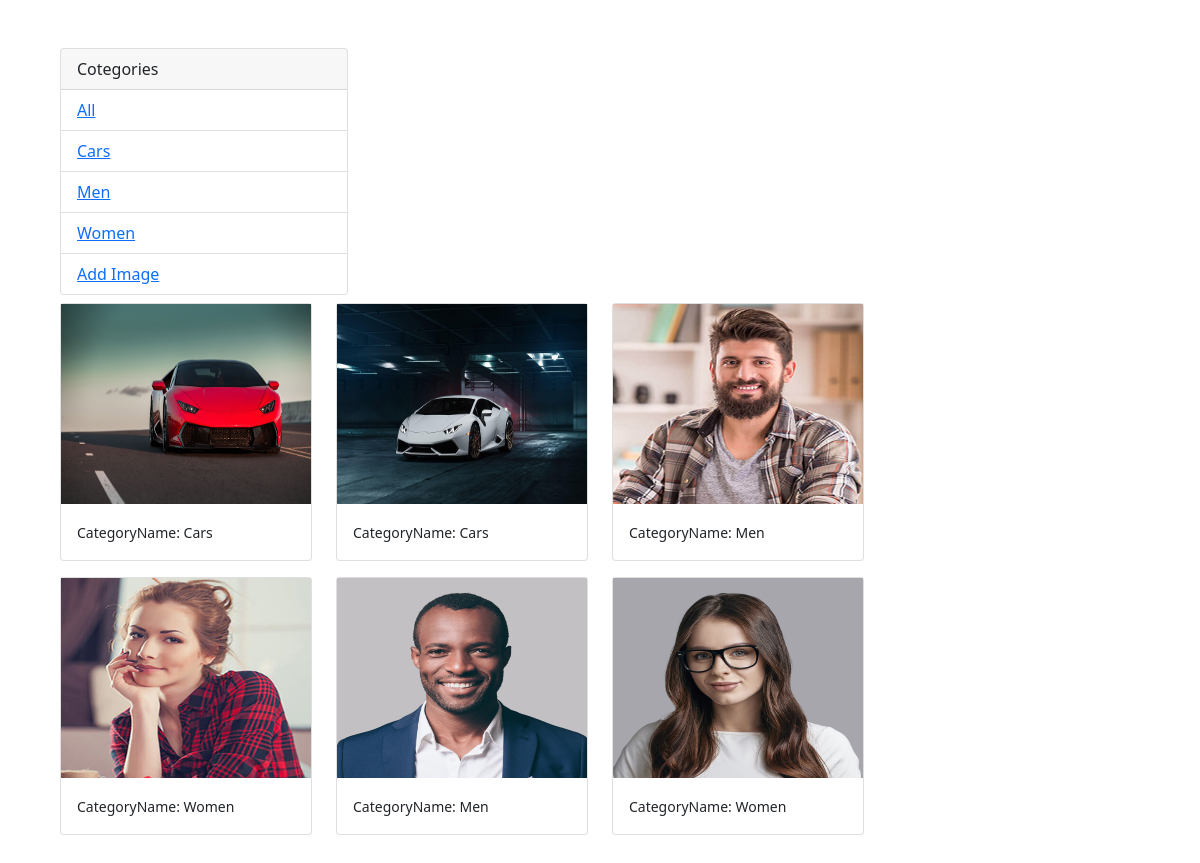
The page / on the database its author committed.
### uploadimage/models.py (models this page shows, shortened)
class Category(models.Model):
    name = models.CharField(max_length=100, null=False, blank=False)

class Photo(models.Model):
    category = models.ForeignKey(Category, on_delete=models.SET_NULL, null=True,blank=False)
    image = models.ImageField(upload_to="photos",null=False, blank=False)

### uploadimage/views.py (the view)
# urls.py: path('', index, name='home'),
def index(request):
    category = request.GET.get('category')
    if category ==None:
        photos = Photo.objects.all()
    else:
        photos = Photo.objects.filter(category__name = category )
    category = Category.objects.all()
    context = {'cat':category, "photos":photos}
    return render(request, "index.html", context)

### templates/index.html (shortened to what this page needs)
<!DOCTYPE html>
<html lang="en">
<head>
<link href="https://cdn.jsdelivr.net/npm/bootstrap@5.0.0-beta2/dist/css/bootstrap.min.css" rel="stylesheet">
</head>
<body class="m-5">
<div class="container">
    <div class="row">
        <div class="col-md">
            <div class="card" style="width: 18rem;">
              <div class="card-header">
                Cotegories
              </div>
              <ul class="list-group list-group-flush">
                  <li class="list-group-item">
                      <a href="{% url 'home'%}">All</a></li>
                  {% for cat in cat %}
                  <li class="list-group-item">
                      <a href="{% url 'home' %}?category={{cat.name}}"> {{cat.name}}</a></li>
                  {% endfor %}
                  <li class="list-group-item">
                      <a href="{% url 'upload' %}"> Add Image</a></li>
              </ul>
            </div>
        </div>
         <div class="col-md-9">
            <div class="row">
                {% for photo in photos %}
                     <div class="col-md-4">
                             <div class="card my-2">
                                <img class="image-thumbail" src="{{photo.image.url}}"
                                alt="...">
                                <div class="card-body">
                                    <small>
                                       CategoryName:  {{photo.category.name}}
                                    </small>
                                </div>
                            </div>
                     </div>
                   {% endfor %}
            </div>
        </div>
    </div>
</div>
</body>
</html>

### templates/index.html (style rules this page uses)
.image-thumbail { height:200px; }

### rows shown on the page
Category: name "Cars"
Category: name "Men"
Category: name "Women"
Photo: image (picture), category.name "Cars"
Photo: image (picture), category.name "Cars"
Photo: image (picture), category.name "Men"
Photo: image (picture), category.name "Women"
Photo: image (picture), category.name "Men"
Photo: image (picture), category.name "Women"
